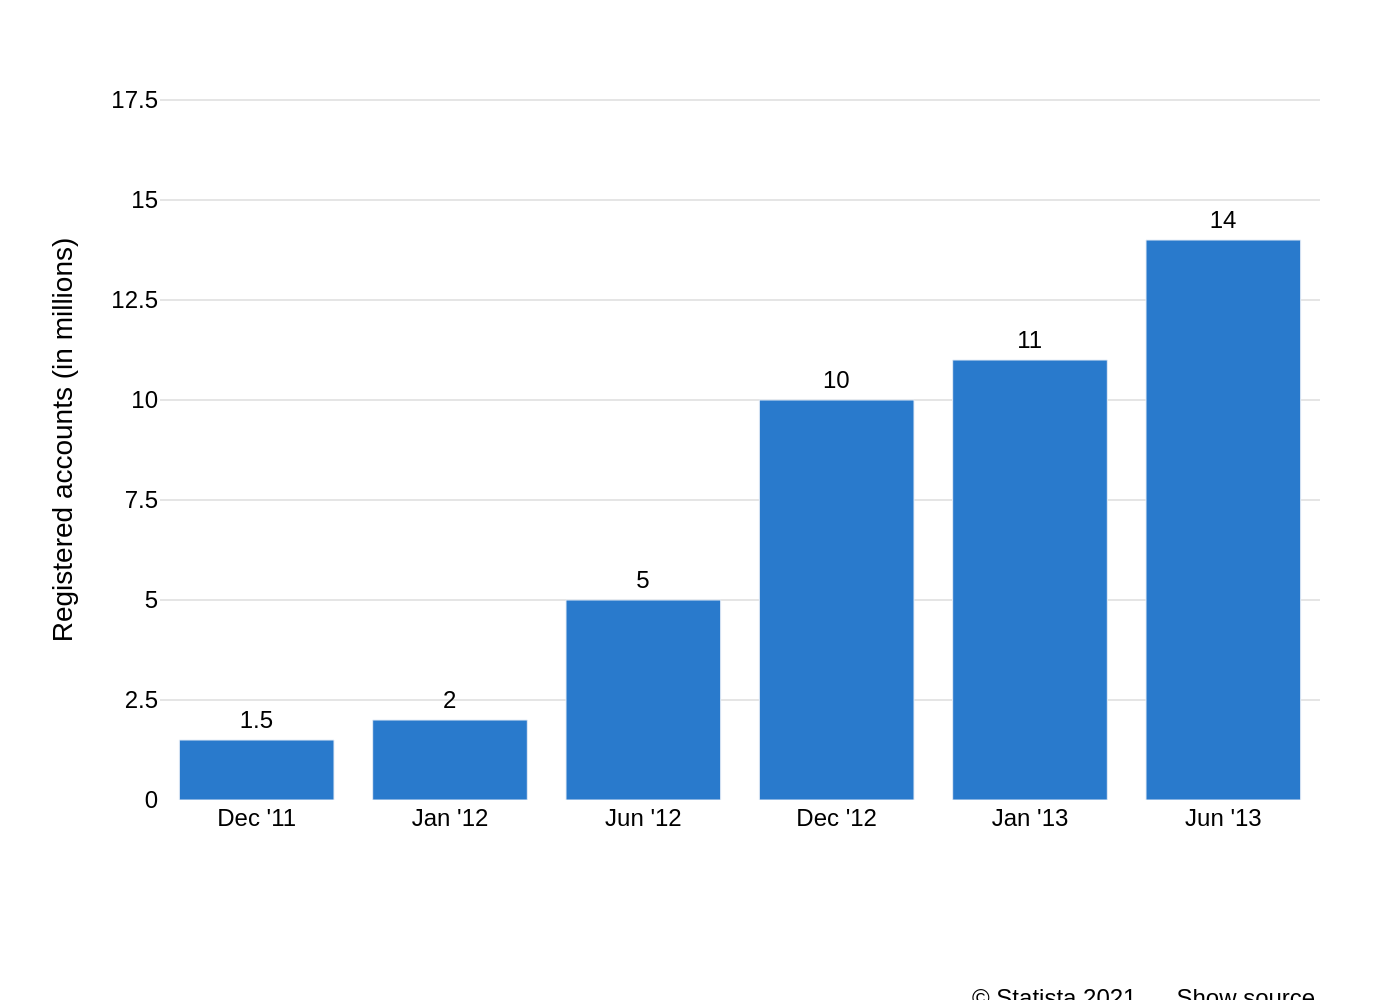

The Python source for this figure:
import sys
import json
import plotly.graph_objects as go
import pathlib

# Check for command-line argument
if len(sys.argv) != 2:
    print("Usage: python generate_chart.py <json_file_path>")
    sys.exit(1)

json_path = sys.argv[1]

# Read data from the JSON file
try:
    with open(json_path, 'r', encoding='utf-8') as f:
        chart_config = json.load(f)
except FileNotFoundError:
    print(f"Error: JSON file not found at {json_path}")
    sys.exit(1)
except json.JSONDecodeError:
    print(f"Error: Could not decode JSON from {json_path}")
    sys.exit(1)

# Extract data and texts
chart_data = chart_config.get('chart_data', [])
texts = chart_config.get('texts', {})
colors = chart_config.get('colors', [])

# Prepare data for Plotly
categories = [item['category'] for item in chart_data]
values = [item['value'] for item in chart_data]

# Create the figure
fig = go.Figure()

# Add the bar trace
fig.add_trace(go.Bar(
    x=categories,
    y=values,
    text=values,
    textposition='outside',
    marker_color=colors[0] if colors else None,
    cliponaxis=False  # Allow text to be drawn outside the plot area
))

# Combine source and note for the annotation
source_text = ""
if texts.get("source"):
    source_text += texts["source"]
if texts.get("note"):
    # Adding spaces for visual separation, as in the original
    source_text += "      " + texts["note"]

# Update layout
fig.update_layout(
    plot_bgcolor='white',
    font=dict(
        family="Arial",
        size=12,
        color="black"
    ),
    showlegend=False,
    yaxis=dict(
        title=texts.get('y_axis_title'),
        showgrid=True,
        gridcolor='#e5e5e5',
        zeroline=False,
        range=[0, 18],
        dtick=2.5
    ),
    xaxis=dict(
        title=texts.get('x_axis_title'),
        showgrid=False,
        zeroline=True,
        zerolinecolor='black',
        zerolinewidth=1
    ),
    margin=dict(l=80, r=40, t=40, b=100),
    annotations=[
        dict(
            showarrow=False,
            text=source_text,
            x=1,
            y=-0.25,
            xref="paper",
            yref="paper",
            xanchor='right',
            yanchor='top',
            align='right'
        )
    ]
)

# Update traces for text styling
fig.update_traces(
    textfont=dict(
        family="Arial",
        size=12,
        color='black'
    )
)

# Generate output filename from JSON path
base_filename = pathlib.Path(json_path).stem
output_filename = f"{base_filename}.png"

# Save the figure as a PNG image
fig.write_image(output_filename, scale=2)

print(f"Chart saved to {output_filename}")
